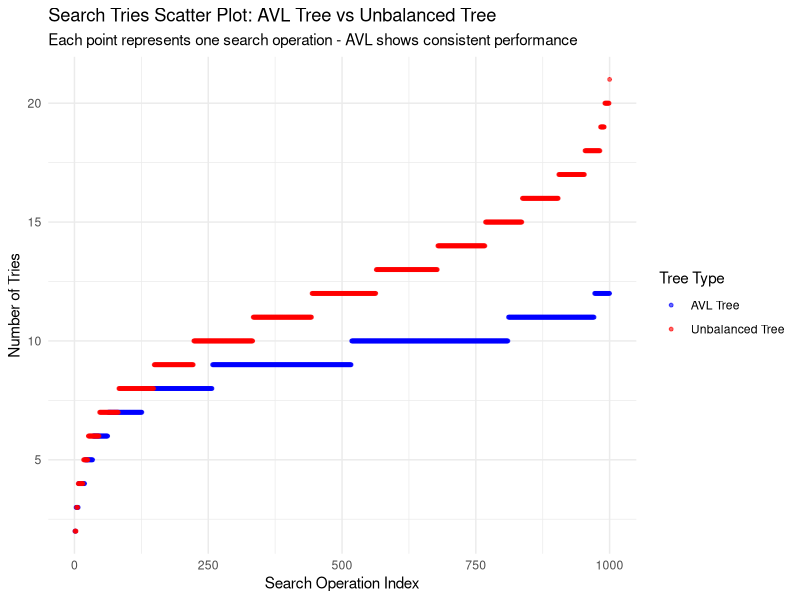

Reproduce this figure in R.
avl_data <- read.table("avl_tries_sorted.txt", header = FALSE)
unbalanced_data <- read.table("unbalanced_tries_sorted.txt", header = FALSE)

names(avl_data) <- "tries"
names(unbalanced_data) <- "tries"

avl_data$index <- 1:nrow(avl_data)
unbalanced_data$index <- 1:nrow(unbalanced_data)

avl_data$type <- "AVL Tree"
unbalanced_data$type <- "Unbalanced Tree"

combined_data <- rbind(avl_data, unbalanced_data)

library(ggplot2)

ggplot(combined_data, aes(x = index, y = tries, color = type)) +
  geom_point(alpha = 0.6, size = 1) +
  labs(title = "Search Tries Scatter Plot: AVL Tree vs Unbalanced Tree",
       subtitle = "Each point represents one search operation - AVL shows consistent performance",
       x = "Search Operation Index",
       y = "Number of Tries",
       color = "Tree Type") +
  scale_color_manual(values = c("AVL Tree" = "blue", "Unbalanced Tree" = "red")) +
  theme_minimal()